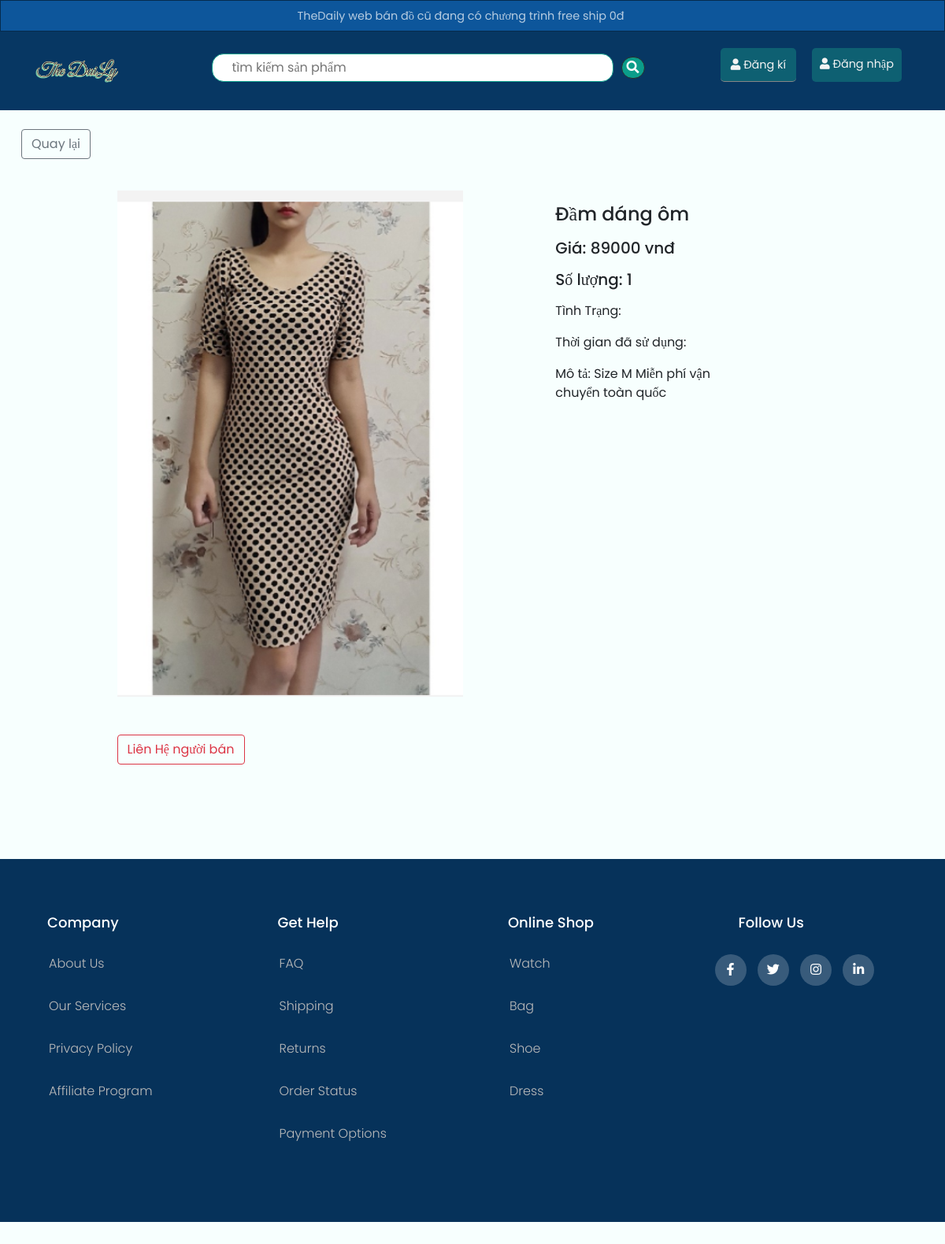
The page /app/frontend/detailsproduct.php?id=37 on the database its author committed.
### tables this page shows
CREATE TABLE `sanpham` (
  `id_sanpham` int(10) UNSIGNED NOT NULL,
  `tensanpham` varchar(150) NOT NULL,
  `soluong` int(10) UNSIGNED NOT NULL,
  `giaban` float NOT NULL,
  `mota` varchar(255) NOT NULL,
  `anhsanpham` varchar(500) NOT NULL,
  `sodienthoailienhe` varchar(15) NOT NULL,
  `diachi` varchar(255) NOT NULL,
  `id_nguoidung` int(10) UNSIGNED NOT NULL
);

### app/frontend/detailsproduct.php (the view, shortened to what this page needs)
<?php
    if(isset($_SESSION['user_login'])){
        include './partition/headerlogin.php';
    }else{
        include './partition/headerdefault.php';
    }
?>
    <div class="container">
        <div class="row mb-3 mt-4">
            <div class="col-3">
                <?php
                    if(isset($_GET['id'])){
                        $id_sanpham = $_GET['id'];
                        echo '<a href="homepage.php" class= "btn btn-outline-secondary">Quay lại</a>';
                    }
                ?>
            </div>
        </div>
        <?php
            $getproducts = "SELECT * FROM sanpham WHERE id_sanpham = '$id_sanpham'";
            $result = mysqli_query($conn,$getproducts);
            $row = mysqli_fetch_assoc($result)
                ?>
        <div class="row">
            <div class="col-1"></div>
            <div class="col-10">
                <div class=" mb-5 p-4 align-item-center" style="width: 100%;">
                    <div class="row">
                        <div class="col-md-6">
                            <img src="../uploads/<?php echo $row['anhsanpham']?>" alt="" style="width: 100%;" class="mb-5">
                            <a class="btn btn-outline-danger">Liên Hệ người bán</a>
                        </div>
                        <div class="col-1"></div>
                        <div class="col-md-4">
                            <div class="card-body">
                                <h4 class="card-title mb-3 "><?php echo $row['tensanpham']?></h4>
                                <h5 class="card-title mb-3">Giá: <?php echo $row['giaban']?> vnđ</h5>
                                <h5 class="card-title mb-3">Số lượng: <?php echo $row['soluong']?></h5>
                                <p class="card-text mb-3">Tình Trạng: <?php echo $row['tinhtrang']?></p>
                                <p class="card-text mb-3">Thời gian đã sử dụng: <?php echo $row['thoigiansudung']?></p>
                                <p class="card-text mb-5">Mô tả: <?php echo $row['mota']?></p>
                            </div>
                        </div>
                    </div>
                </div>
            </div>
        </div>
    </div>
<?php
    include './partition/footer.php';
  ?>

### app/style/index.css (style rules this page uses)
body { margin: 0px; padding: 0px; font-family: poppins; background-color: #f7fffe; }
* { box-sizing: border-box; }
a { text-decoration: none; }
.container { max-width: 1170px; margin: auto; }
.row { display: flex; flex-wrap: wrap; }

### rows shown on the page
sanpham: anhsanpham (picture), tensanpham "Đầm dáng ôm", giaban "89000", soluong "1", mota "Size M Miễn phí vận chuyển toàn quốc"
